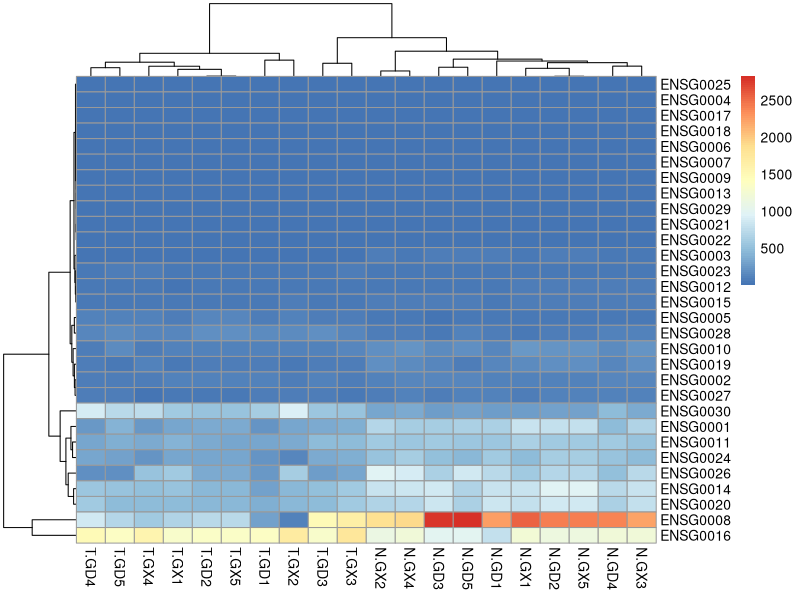
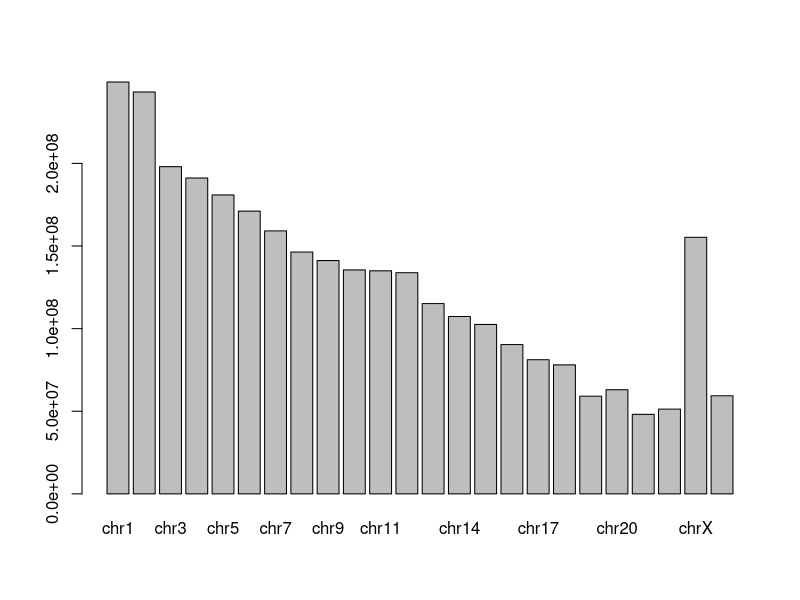
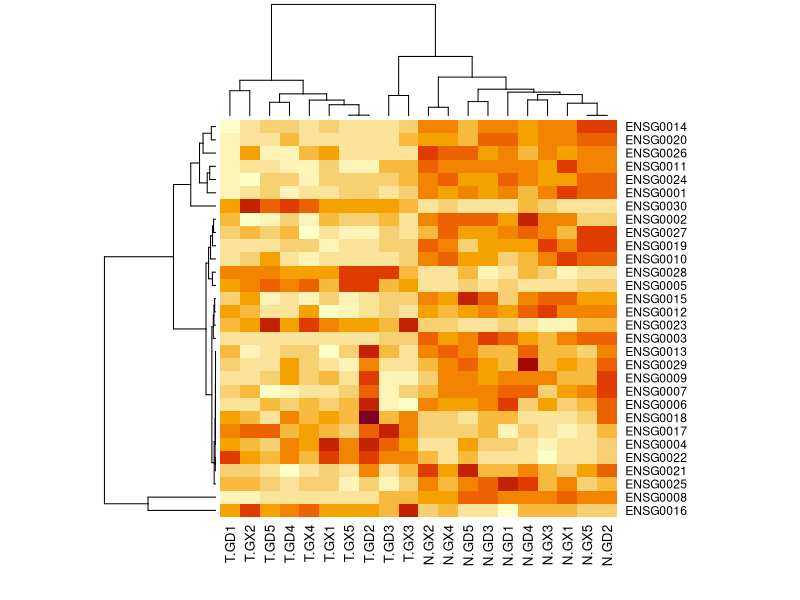

The R source for these figures, in order:
### 在R中行叫做观测(observ)，列叫做变量（varibles）

########对于数字的一些基本处理######
x <- runif(200000, min = 1, max = 100)
length(x)
sum(x)
mean(x)
var(x)
sd(x)
median(x)

########R的三种括号######
##xxx():函数
##【】索引
###{}代码块

###################读取csv文件######
x <- read.csv("Rdata/CountMatrix.csv", header = T, row.names = 1)
y <- read.csv("Rdata/heatmap.csv", row.names = 1)
install.packages("pheatmap")
library(pheatmap)
pheatmap(y)

################读取excel文件#######
install.packages("openxlsx")
library(openxlsx)
x <- read.xlsx("Rdata/2015.xlsx", sheet = 1)

################使用R保存数据集#######
x <- runif(100000,min = 1, max = 100)
y <- runif(100000,min = 1, max = 100)
z <- data.frame(x=x, y=y)
#使用saveRDS() save()这两个命令 RDS单个数据集，Rdata是多个数据集

##########数据结构######
##vector 其实就是一个数字或者字符的集合 所有数据都是由向量构成的
a <- c(1,2)
class(a)
a <- c(1, "apple")
class(a)
seq()
rep()
##character 字符
##生成一下实验编号
a <- 1:50
b <- c("A","B")
b <- rep(b, each = 50)
paste(b,a, sep = "")

########数据索引########
rivers
class(rivers)
rivers[1]  ###一维索引
rivers[-1]   #负索引表示删除数据

rivers[seq(1,141,2)]
rivers[c(T,F)]

rivers[rivers > mean(rivers)]
mean(rivers)

rivers[rivers == 1000] <- 1001  ###可以修改数字

#######################
x <- read.csv("Rdata/homo_length.csv")
x <- head(x,24)
barplot(x[,2], names.arg = x[,1])

#######矩阵########
#二维数据
x <- 1:100
m <- matrix(x, nrow = 25, byrow = T)
dim(m)

x <- read.csv("Rdata/heatmap.csv", header = T, row.names = 1)
class(x)
x <- as.matrix(x)
heatmap(x)

x <- x[,c(1:5,11:15,6:10,16:20)]   ###可以直接调整列的顺序

#apply函数可以将一维的函数拓展到二维
apply(x,1,sum)  #1是行，2是列
apply(x,2,sd)

apply(state.x77, 2, sum)
apply(state.x77,2, mean)[2]

######数据框########
#矩阵和数据框的区别在于矩阵的内容只能是一种属性，只能都是逻辑值、数值或者是字符串，矩阵是一种特殊的数据框
#数据每一列是一个向量，而每一行则不是
#read读入的文件默认都是数据框

library(openxlsx)
x <- read.xlsx("Rdata/2015.xlsx", rowNames = T)
class(x)

id <- c(57,46,77,17,36,23,75,39,33)
treatment <- rep("Treated",9)
sex <- rep("Male",9)
age <- c(27,29,30,32,46,58,59,59,63)
improved <- c("some","none","none","marked","marked","marked","none","marked","none")
x <- data.frame(id,treatment,sex,age,improved)

x$City  #学会$

#要牢记向量化操作

##########
x <- read.csv("Rdata/200genes.csv", stringsAsFactors = F, row.names = 1)
y <- read.csv("Rdata/121genes.csv",stringsAsFactors = F)
x[1,]
dta <- na.omit(x[unique(y$gene),])
write.csv(dta, file = "Rdata/86genes.csv")
###########











 